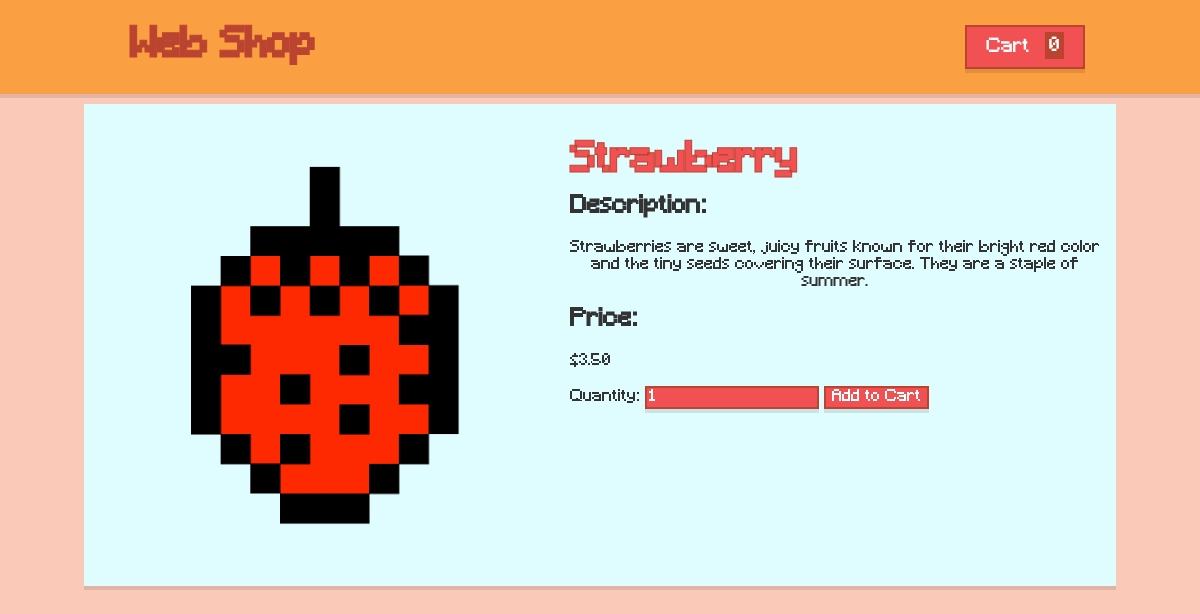
/product.php?code=3, run on the app's committed database.
### tables this page shows
CREATE TABLE IF NOT EXISTS `products` (
`id` int(10) NOT NULL AUTO_INCREMENT,
`name` varchar(250) NOT NULL,
`code` varchar(100) NOT NULL,
`price` double(9,2) NOT NULL,
`image` varchar(250) NOT NULL,
`description` varchar(255) NOT NULL,
PRIMARY KEY (`id`),
UNIQUE KEY `code` (`code`)
);

### product.php (the view, shortened to what this page needs)
<?php
  include('db.php');
  $user_id = session_id();
  $query = "SELECT SUM(quantity) as total_quantity FROM `cart` WHERE `user_id`='$user_id'";
  $result = mysqli_query($con, $query);
  $row = mysqli_fetch_assoc($result);
  $totalQuantity = $row['total_quantity'] + 0;
  if (isset($_GET['code']) && $_GET['code']!=""){
    $code = mysqli_real_escape_string($con, $_GET['code']);
    $result = mysqli_query($con, "SELECT * FROM `products` WHERE `code`='$code'");
    if(mysqli_num_rows($result) > 0){
      $row = mysqli_fetch_assoc($result);
    } else {
      echo "No product found!";
      exit;
    }
  } else {
    echo "Invalid product!";
    exit;
  }
?>
<!DOCTYPE html>
<html>
<head>
    <link rel="stylesheet" type="text/css" href="styles/style.css" />
</head>
<body>
<header>
      <div class="header-holder">
        <h1><a href="index.php">Web Shop</a></h1>
        <div class="cart-container">
                <a href="cart.php">
                    <button class="cart-button">
                        Cart <span class="cart-badge"><?php echo $totalQuantity; ?></span>
                    </button>
                </a>
            </div>
      </div>
    </header>
    <div id="php-elements">
    <img src="<?php echo $row["image"]; ?>" alt="<?php echo $row["name"]; ?>">
    <div class="details">
        <h1><?php echo $row["name"]; ?></h1>
        <h2>Description:</h2>
        <p><?php echo $row["description"]; ?></p>
        <h2>Price:</h2>
        <p class="product-price"><?php echo "$".$row["price"]; ?></p>
        <form method="post" action="">
            <label for="quantity">Quantity:</label>
            <input type="number" id="quantity" name="quantity" value="1" min="1" />
            <input type="submit" value="Add to Cart" />
        </form>
    </div>
</div>
</body>
</html>

### styles/style.css (style rules this page uses)
:root { --primary-color: #F15152; --items-color: #DFFDFF; --background-color: #FAC9B8; --header-color: #FA9F42; --accent-color: #BB4430; --font-size-base: 16px; --font-family-base: Minecraft, sans-serif; }
body { font-size: var(--font-size-base); font-family: var(--font-family-base); color: #333; background-color: var(--background-color); margin: 0; padding: 0; height: 100%; }
#php-elements { margin: 10px auto; width: 90%; max-width: 1000px; background-color: var(--items-color); box-shadow: 0 4px 0px 0 rgba(0,0,0,0.1); border-radius: 0px; padding: 1em; display: flex; gap: 20px; }
#php-elements h1 { margin: 20px 10px 10px 0px; }
#php-elements img { max-width: 450px; max-height: 450px; width: auto; height: auto; }
#php-elements .details { flex-grow: 1; }
.product-price { text-align: start; }
html { height: 100%; }
button { color: white; background-color: var(--primary-color); font: var(--font-family-base); border: 2px solid var(--accent-color); border-radius: 0px; box-shadow: 0 4px 0px 0 rgba(0,0,0,0.1); }
input { color: white; background-color: var(--primary-color); font: var(--font-family-base); border: 2px solid var(--accent-color); border-radius: 0px; box-shadow: 0 4px 0px 0 rgba(0,0,0,0.1); }
h1 { font-size: 2.5em; margin: 15px; font-size: 2.5em; margin-left: 30px; color: var(--primary-color); -webkit-text-stroke: 1px var(--accent-color); }
h2 { font-size: 1.5em; margin-top: 0; }
img { max-width: 100%; height: auto; }
header { margin: auto; width: 100%; background-color: var(--header-color); box-shadow: 0 4px 0px 0 rgba(0,0,0,0.1); }
p { text-align: center; }
.header-holder { margin: auto; width: 90%; max-width: 1000px; background-color: var(--header-color); display: flex; justify-content: space-between; align-items: center; padding: 10px 0; }
.cart-button { background-color: var(--primary-color); color: white; border: 2px solid var(--accent-color); border-radius: 0px; padding: 0.5em 1em; font-size: 1.2em; cursor: pointer; }
.cart-badge { margin: 0; background-color: var(--accent-color); color: white; border-radius: 0px; padding: 0.28em 0.2em 0.1em 0.2em; margin-left: 0.5em; font-size: 1em; }
.cart-container { margin: 15px; border-radius: 0px; }
a { text-decoration: none; color: var(--accent-color); }

### data on the page
products: image (picture), name "Strawberry", description "Strawberries are sweet, juicy fruits known for their bright red color and the tiny seeds covering their surface. They are a staple of summer.", price "3.50"

### other printed values
$totalQuantity "0"
